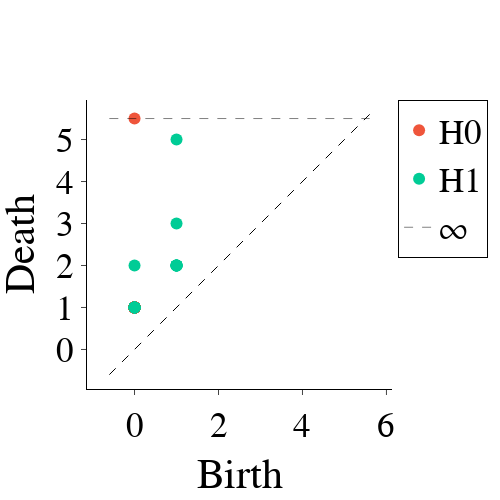

Notebook cell for this chart:
### Code cell
'''plot = flagser_persistence.plot(flagser1)
plot.update_layout(
    # title=rf"$h_{{1}} = {h:.2f}$",
    font_size=35,
    title_x=0.5,
    font_color="black",
    font_family='Times New Roman',
    legend_bordercolor='#000000',
    legend_borderwidth=1,
    #xaxis=dict(showticklabels=False),
    #yaxis=dict(showticklabels=False)
    # legend=dict(title_font_family="Times New Roman", font=dict(size=35))
)
plot.update_traces(
    marker=dict(size=12)
    # name = r'$H_{0}$'
)
# plot.write_image(f"Flag1_Persistence.png")
plot.show()'''

### Figure 1 — Plotly figure (JSON) as saved in the notebook; plotly's stock layout.template omitted (floating-point values rounded to 4 significant figures)
{"data": [{"hoverinfo": "none", "line": {"color": "black", "dash": "dash", "width": 1}, "marker": {"size": 12}, "mode": "lines", "showlegend": false, "type": "scatter", "x": [-0.6, 5.6], "y": [-0.6, 5.6]}, {"hoverinfo": "text", "hovertext": ["(0.0, 1.0), multiplicity: 45", "(0.0, 1.0), multiplicity: 45", "(0.0, 1.0), multiplicity: 45", "(0.0, 1.0), multiplicity: 45", "(0.0, 1.0), multiplicity: 45", "(0.0, 1.0), multiplicity: 45", "(0.0, 1.0), multiplicity: 45", "(0.0, 1.0), multiplicity: 45", "(0.0, 1.0), multiplicity: 45", "(0.0, 1.0), multiplicity: 45", "(0.0, 1.0), multiplicity: 45", "(0.0, 1.0), multiplicity: 45", "(0.0, 1.0), multiplicity: 45", "(0.0, 1.0), multiplicity: 45", "(0.0, 1.0), multiplicity: 45", "(0.0, 1.0), multiplicity: 45", "(0.0, 1.0), multiplicity: 45", "(0.0, 1.0), multiplicity: 45", "(0.0, 1.0), multiplicity: 45", "(0.0, 1.0), multiplicity: 45", "(0.0, 1.0), multiplicity: 45", "(0.0, 1.0), multiplicity: 45", "(0.0, 1.0), multiplicity: 45", "(0.0, 1.0), multiplicity: 45", "(0.0, 1.0), multiplicity: 45", "(0.0, 1.0), multiplicity: 45", "(0.0, 1.0), multiplicity: 45", "(0.0, 1.0), multiplicity: 45", "(0.0, 1.0), multiplicity: 45", "(0.0, 1.0), multiplicity: 45", "(0.0, 1.0), multiplicity: 45", "(0.0, 1.0), multiplicity: 45", "(0.0, 1.0), multiplicity: 45", "(0.0, 1.0), multiplicity: 45", "(0.0, 1.0), multiplicity: 45", "(0.0, 1.0), multiplicity: 45", "(0.0, 1.0), multiplicity: 45", "(0.0, 1.0), multiplicity: 45", "(0.0, 1.0), multiplicity: 45", "(0.0, 1.0), multiplicity: 45", "(0.0, 1.0), multiplicity: 45", "(0.0, 1.0), multiplicity: 45", "(0.0, 1.0), multiplicity: 45", "(0.0, 1.0), multiplicity: 45", "(0.0, 1.0), multiplicity: 45", "(0.0, inf)"], "marker": {"size": 12}, "mode": "markers", "name": "H0", "type": "scatter", "x": [0, 0, 0, 0, 0, 0, 0, 0, 0, 0, 0, 0, 0, 0, 0, 0, 0, 0, 0, 0, 0, 0, 0, 0, 0, 0, 0, 0, 0, 0, 0, 0, 0, 0, 0, 0, 0, 0, 0, 0, 0, 0, 0, 0, 0, 0], "y": [1, 1, 1, 1, 1, 1, 1, 1, 1, 1, 1, 1, 1, 1, 1, 1, 1, 1, 1, 1, 1, 1, 1, 1, 1, 1, 1, 1, 1, 1, 1, 1, 1, 1, 1, 1, 1, 1, 1, 1, 1, 1, 1, 1, 1, 5.5]}, {"hoverinfo": "text", "hovertext": ["(1.0, 3.0)", "(1.0, 2.0), multiplicity: 6", "(1.0, 2.0), multiplicity: 6", "(1.0, 2.0), multiplicity: 6", "(1.0, 2.0), multiplicity: 6", "(1.0, 5.0)", "(1.0, 2.0), multiplicity: 6", "(1.0, 2.0), multiplicity: 6", "(0.0, 1.0), multiplicity: 7", "(0.0, 1.0), multiplicity: 7", "(0.0, 1.0), multiplicity: 7", "(0.0, 1.0), multiplicity: 7", "(0.0, 1.0), multiplicity: 7", "(0.0, 1.0), multiplicity: 7", "(0.0, 2.0)", "(0.0, 1.0), multiplicity: 7"], "marker": {"size": 12}, "mode": "markers", "name": "H1", "type": "scatter", "x": [1, 1, 1, 1, 1, 1, 1, 1, 0, 0, 0, 0, 0, 0, 0, 0], "y": [3, 2, 2, 2, 2, 5, 2, 2, 1, 1, 1, 1, 1, 1, 2, 1]}, {"hoverinfo": "none", "line": {"color": "black", "dash": "dash", "width": 0.5}, "marker": {"size": 12}, "mode": "lines", "name": "∞", "showlegend": true, "type": "scatter", "x": [-0.6, 5.6], "y": [5.5, 5.5]}], "layout": {"font": {"color": "black", "family": "Times New Roman", "size": 35}, "height": 500, "legend": {"bordercolor": "#000000", "borderwidth": 1}, "plot_bgcolor": "white", "title": {"x": 0.5}, "width": 500, "xaxis": {"autorange": false, "exponentformat": "e", "linecolor": "black", "linewidth": 1, "mirror": false, "range": [-0.6, 5.6], "showexponent": "all", "showline": true, "side": "bottom", "ticks": "outside", "title": {"text": "Birth"}, "type": "linear", "zeroline": true}, "yaxis": {"autorange": false, "exponentformat": "e", "linecolor": "black", "linewidth": 1, "mirror": false, "range": [-0.6, 5.6], "scaleanchor": "x", "scaleratio": 1, "showexponent": "all", "showline": true, "side": "left", "ticks": "outside", "title": {"text": "Death"}, "type": "linear", "zeroline": true}}}
